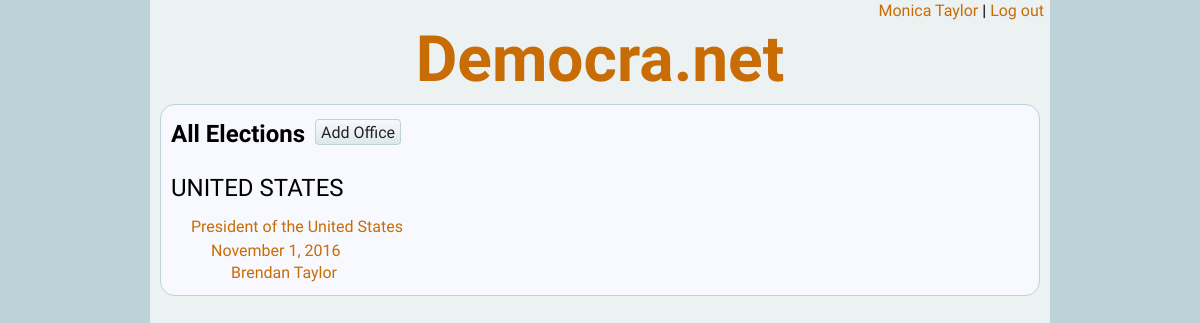
/elecbrws.php (signed in), run on the app's committed database.
### tables this page shows
CREATE TABLE `citizens` (
  `citizen_id` int(11) NOT NULL AUTO_INCREMENT,
  `password` varchar(100) NOT NULL,
  `email` varchar(100) NOT NULL,
  `name` varchar(100) DEFAULT NULL,
  `birth_year` int(11) DEFAULT NULL,
  `gender` int(11) DEFAULT NULL,
  `country` int(11) DEFAULT NULL,
  `postal_code` varchar(25) DEFAULT NULL,
  PRIMARY KEY (`citizen_id`)
);

CREATE TABLE `offices` (
  `office_id` int(11) NOT NULL AUTO_INCREMENT,
  `name` varchar(200) DEFAULT NULL,
  `description` varchar(1000) DEFAULT NULL,
  `country_id` int(11) DEFAULT NULL,
  `office_holder` int(11) DEFAULT NULL,
  PRIMARY KEY (`office_id`)
);

CREATE TABLE `countries` (
  `country_id` int(11) NOT NULL AUTO_INCREMENT,
  `name` varchar(100) DEFAULT NULL,
  PRIMARY KEY (`country_id`)
);

CREATE TABLE `candidates` (
  `candidate_id` int(11) NOT NULL AUTO_INCREMENT,
  `citizen_id` int(11) DEFAULT NULL,
  `election_id` int(11) DEFAULT NULL,
  `party` varchar(100) DEFAULT NULL,
  `website` varchar(200) DEFAULT NULL,
  `summary` varchar(2000) DEFAULT NULL,
  PRIMARY KEY (`candidate_id`)
);

### inc/class.citizen.php (called while the page is built, shortened)
<?php
require_once ("class.database.php");
class citizen
{
	public $citizen_id = null;
	public function check_session()
	{
		if (isset($_SESSION['citizen_id']))
		{
			$this->citizen_id = $_SESSION['citizen_id'];
		}
	}
	public function load_db($db)
	{
		$this->db = $db;
		$sql = "SELECT * FROM citizens WHERE citizen_id = '{$this->citizen_id}'";
		$this->db->execute_query($sql);
		$line = $this->db->fetch_line();
		$this->name = $line['name'];
	}
}
?>

### inc/class.database.php (called while the page is built, shortened)
<?php
class database {
	public $conn = null;
	public $result = null;
	public function open_connection()
	{
		$this->conn = new mysqli(self::DB_HOST, self::DB_UNAME, self::DB_PWD, self::DB_NAME)
			or die("Connect Error (" . $this->conn->connect_errno . ") " . $this->conn->connect_error);
	}
	public function execute_query($sql)
	{
		$this->result = $this->conn->query($sql)
			or die("Could not execute the query: {$this->conn->error}<br />sql = {$sql}");
	}
	public function get_result()
	{
		return $this->result;
	}
	public function fetch_line($result = null)
	{
		if ($result)
		{
			$line = $result->fetch_assoc();
		}
		else
		{
			$line = $this->result->fetch_assoc();
		}
		return $line;
	}
}
?>

### elecbrws.php (the view, shortened to what this page needs)
<?php
require_once ("inc/class.database.php");
require_once ("inc/class.citizen.php");
$db = new database();
$db->open_connection();
$citizen = new citizen();
$citizen->check_session();
if ($citizen->in_session)
{
	$citizen->load_db($db);
}
else
{
	header("Location:login.php");
}
echo DOC_TYPE;
?>
<html>
<head>
	<link rel="stylesheet" type="text/css" href="style/democranet.css" />
</head>
<body>
<div id="container">
<?php include("inc/header.login.php"); ?>
	<div class="content">
		<p class="with_btn"><span class="title">All Elections</span><a class="btn" href="office.php?m=n">Add Office</a></p>
<?php echo get_elections(); ?>
	</div>
</div>
</body>
</html>
<?php
function get_elections() {
	global $db;
	$ret = "";
	$last_country = "";
	$last_office = "";
	$sql = "SELECT c.country_id, c.name country_name, o.office_id, o.name office_name, e.election_id, DATE_FORMAT(e.date, '%M %e, %Y') election_date
		FROM offices o LEFT JOIN elections e ON o.office_id = e.office_id
		LEFT JOIN countries c ON o.country_id = c.country_id";
	$db->execute_query($sql);
	$result = $db->get_result();
	while ($line = $db->fetch_line($result)) {
		$this_country = $line['country_name'];
		if ($this_country != $last_country)
		{
			$ret .= "<p class=\"lev1 with_btn\">{$line['country_name']}</p>\n";
		}
		$this_office = $line['office_name'];
		if ($this_office != $last_office)
		{
			$ret .= "<p class=\"lev2\"><a href=\"office.php?m=r&id={$line['office_id']}\">{$line['office_name']}</a></p>\n";
		}
		$ret .= "<p class=\"lev3\"><a href=\"election.php?m=r&id={$line['election_id']}\">{$line['election_date']}</a></p>\n";
		$sql = "SELECT c.candidate_id, ci.name FROM candidates c LEFT JOIN citizens ci ON c.citizen_id = ci.citizen_id
			WHERE c.election_id = '{$line['election_id']}'";
		$db->execute_query($sql);
		while ($line2 = $db->fetch_line())
		{
			$ret .= "<p class=\"lev4\"><a href=\"candidate.php?m=r&id={$line2['candidate_id']}\">{$line2['name']}</a></p>\n";
		}
		$last_country = $this_country;
		$last_office = $this_office;
	}
	return $ret;
}
?>

### inc/header.login.php
<div id="login">
	<p><a href="citizen.php"><?php echo $citizen->name; ?></a>&nbsp;|&nbsp;<a href="login.php?m=lo">Log out</a></p>
</div>
<div id="header">
	<h1><a href="index.php">Democra.net</a></h1>
</div>

### style/democranet.css (style rules this page uses)
body { font-family: 'Quattrocento Sans', helvetica, arial, sans-serif; font-size: 100%; line-height: 1.4; background-color: #BED2D9; margin: 0; }
h1, h2, h3, h4, h5 { font-family: 'Dosis', sans-serif; font-weight: 600; line-height: 1.2; margin-bottom: .5em; }
p { font-family: 'Quattrocento Sans', helvetica, arial, sans-serif; font-size: 1em; font-weight: 400; margin-top: .2em; margin-bottom: .5em; }
.title { font-size: 1.5em; margin: 0 0 .5em 0; font-weight: 700; }
.btn { border-style: solid; border-color: #BED2D9; border-radius: 4px; border-width: 1px; padding: 3px 5px 2px; background-image: linear-gradient(#F7F9FE, #DCE8EB); cursor: pointer; }
a.btn:link { text-decoration: none; color: #222; -webkit-transition: all 0s linear; -moz-transition: all 0s linear; -ms-transition: all 0s linear; -o-transition: all 0s linear; transition: all 0s linear; }
a:link { text-decoration: none; color: #C86C06; -webkit-transition: all .1s linear; -moz-transition: all .1s linear; -ms-transition: all .1s linear; -o-transition: all .1s linear; transition: all .1s linear; }
#header { text-align: center; padding: 0; }
#header h1 { margin-top:0; margin-bottom: 0; font-size: 4em; }
#container { margin: 0 auto; min-width: 200px; max-width: 900px; background-color: #ECF1F2; min-height: 780px; padding-bottom: 5px; }
#login { text-align: right; padding-right: 6px; }
#login p { margin: 0; }
.content { margin: 5px 10px; padding: 10px; background-color: #F7F9FE; border-radius: 15px; border: 1px solid #BED2D9; }
.with_btn .btn { position: relative; top: -4px; left: 10px; }

### elecbrws.php (style rules this page uses)
p.lev1 { margin: 20px 0 2px 0; font-size: 150%; }
p.lev2 { margin: 10px 0 2px 20px; }
p.lev3 { margin: 0 0 0 40px; }
p.lev4 { margin: 0 0 0 60px; }

### data on the page
citizens: name "Monica Taylor"
offices: country.name "UNITED STATES", name "President of the United States", election_date "November 1, 2016"
candidates: citizen.name "Brendan Taylor"
